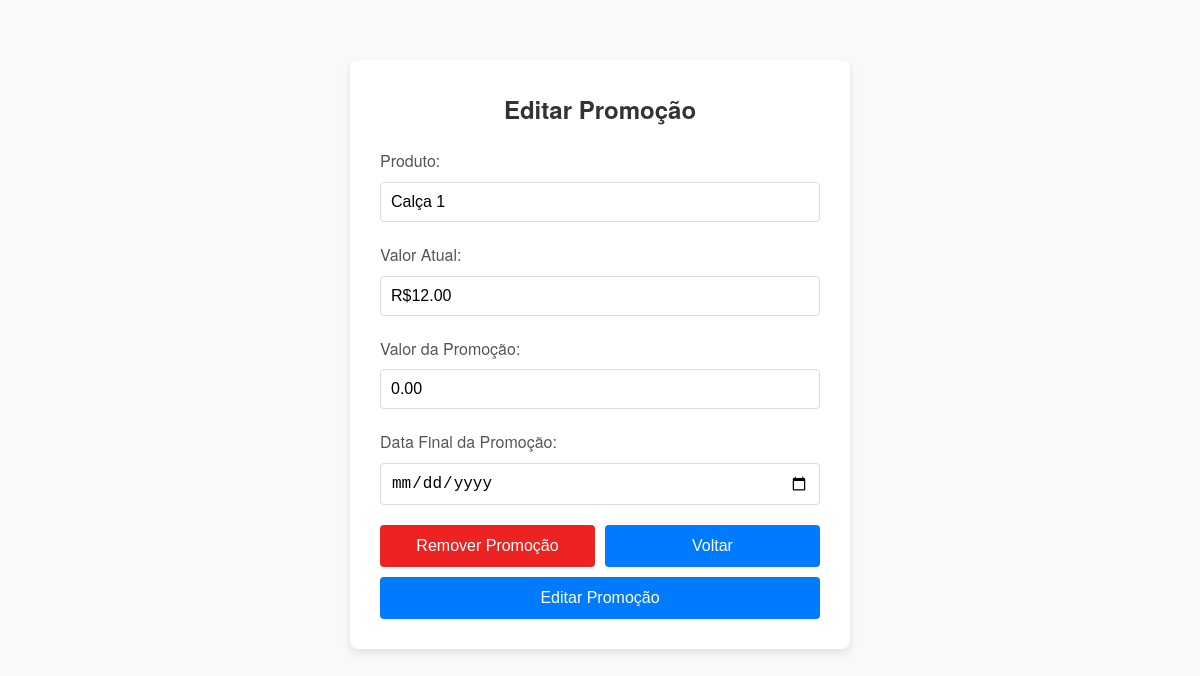
Screenshot of /marketplace/vendedor/produtos/promocao/editarForm.php?id_produto=99 (signed in) with the database file from the repository.
### tables this page shows
CREATE TABLE IF NOT EXISTS `produtos` (
  `id` int NOT NULL AUTO_INCREMENT,
  `id_vendedor` int NOT NULL,
  `produto_nome` varchar(180) NOT NULL,
  `categoria` varchar(20) NOT NULL,
  `genero` varchar(9) NOT NULL,
  `condicao` varchar(8) NOT NULL,
  `cores_disponiveis` varchar(1000) NOT NULL,
  `tamanhos_disponiveis` varchar(1000) NOT NULL,
  `descricao` varchar(300) NOT NULL,
  `preco` decimal(10,2) NOT NULL,
  `frete` double(10,2) NOT NULL,
  `quantidade_vendas` int NOT NULL,
  `data_inicio_promocao` date NOT NULL,
  `data_final_promocao` date NOT NULL,
  `valor_promocao` decimal(10,2) NOT NULL,
  `prazo_entrega` int NOT NULL,
  `foto_1` varchar(250) NOT NULL,
  `foto_2` varchar(250) NOT NULL,
  `foto_3` varchar(250) NOT NULL,
  PRIMARY KEY (`id`)
);

### marketplace/vendedor/produtos/promocao/editarForm.php (the view, shortened to what this page needs)
<?php
    include_once"../../../conexao.php";
    $id_produto = $_GET['id_produto'];
    $sql = $conexao->prepare("SELECT produto_nome, preco, data_inicio_promocao, data_final_promocao, valor_promocao  FROM produtos WHERE id = ?");
    $sql->bind_param('i', $id_produto);
    $sql->execute();
    $resultado = $sql->get_result();
    $dados = $resultado->fetch_assoc();
    $fimPromo = date('Y-m-d', strtotime($dados['data_final_promocao']));
    $dataAtual = date('Y-m-d');
?>
<!DOCTYPE html>
<html lang="pt-br">
<head>
  <link rel="stylesheet" href="style.css">
</head>
<body>
  <div class="container">
    <h2>Editar Promoção</h2>
    <form id="formulario">
      <label for="valorAtual">Produto:</label>
      <input type="text" id="produto" name="produto" value="<?=$dados['produto_nome']?>" readonly>
      <label for="valorAtual">Valor Atual:</label>
      <input type="text" id="valorAtual" name="valorAtual" value="<?='R$'.$dados['preco']?>" readonly>
      <label for="novoValor">Valor da Promoção:</label>
      <input type="number" id="novoValor" name="novoValor" value="<?=$dados['valor_promocao']?>" step="0.01" min="0" >
      <label for="dataFinal">Data Final da Promoção:</label>
      <input type="date" id="dataFinal" value="<?=$fimPromo?>" name="dataFinal" min="<?= $dataAtual?>">
      <div class="buttonsContainer">
        <button type="button" id="removerPromo">Remover Promoção</button>
        <button type="button" id="btnVoltar" onclick="window.location.href='../editarForm.php?id_produto=<?=$id_produto?>'">Voltar</button>
      </div>
      <button type="submit">Editar Promoção</button>
    </form>
  </div>
</body>
</html>

### marketplace/vendedor/produtos/promocao/style.css (style rules this page uses)
* { box-sizing: border-box; margin: 0; padding: 0; }
body { font-family: 'Helvetica Neue', Helvetica, Arial, sans-serif; background-color: #f9f9f9; color: #333; line-height: 1.6; padding: 20px; }
.container { max-width: 500px; margin: 40px auto; padding: 30px; background-color: #fff; border-radius: 8px; box-shadow: 0 4px 8px rgba(0, 0, 0, 0.1); }
h2 { font-size: 24px; margin-bottom: 20px; text-align: center; }
label { display: block; font-weight: 500; margin-bottom: 8px; color: #555; }
input[type="text"], input[type="number"], input[type="date"], select { width: 100%; padding: 10px; margin-bottom: 20px; border: 1px solid #ddd; border-radius: 4px; font-size: 16px; transition: border-color 0.3s ease; outline: none; }
.buttonsContainer { display: flex; gap: 10px; margin-bottom: 10px; }
.buttonsContainer > button { width: 50%; }
button { width: 100%; padding: 12px; background-color: #007BFF; color: #fff; border: none; font-size: 16px; border-radius: 4px; cursor: pointer; transition: background-color 0.3s ease; }
#removerPromo { background-color: #ed2323; }

### rows the page displays
produtos: produto "Calça 1", valorAtual "R$12.00", novoValor "0.00"
